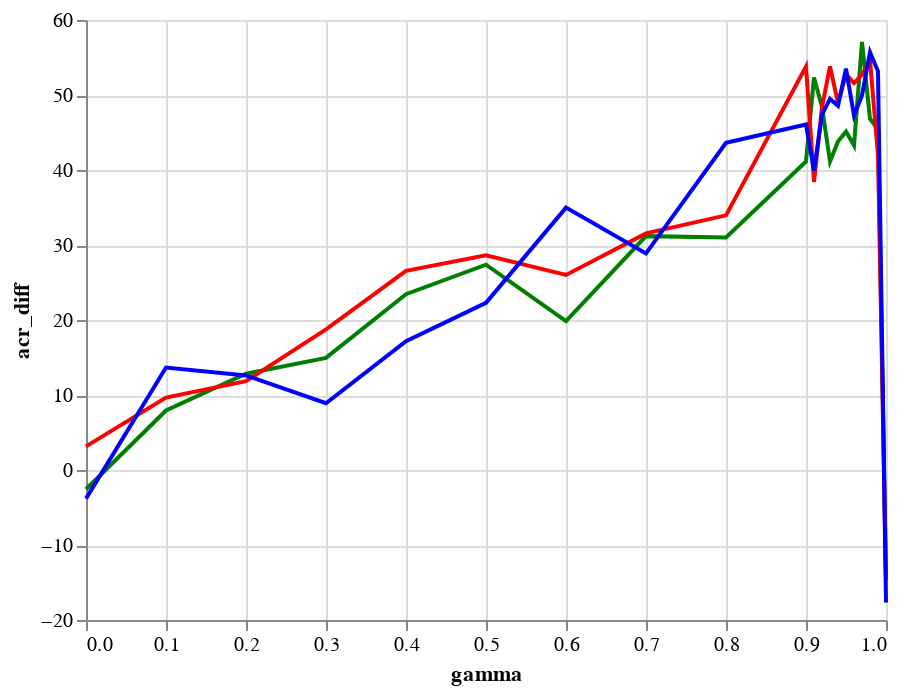

Notebook cell for this chart:
### Code cell
chi_line_df = filter(chi_df, "chi", 0.0002)
alpha_line_df = filter(alpha_df, "alpha", 0.0002)
eps_line_df = filter(eps_df, "eps", 0.0002)

chi_line = alt.Chart(chi_line_df).mark_line(color="green").encode(
    x="gamma",
    y="acr_diff"
)
alpha_line = alt.Chart(alpha_line_df).mark_line(color="red").encode(
    x="gamma",
    y="acr_diff"
)
eps_line = alt.Chart(eps_line_df).mark_line(color="blue").encode(
    x="gamma",
    y="acr_diff"
)
chi_line + alpha_line + eps_line

### Figure 1 — Vega-Lite specification as saved in the notebook (floating-point values rounded to 4 significant figures)
{"config": {"view": {"continuousWidth": 400, "continuousHeight": 300}}, "layer": [{"data": {"name": "data-1c0d78c1747f76cb8bba69b704fc9239"}, "mark": {"type": "line", "color": "green"}, "encoding": {"x": {"field": "gamma", "type": "quantitative"}, "y": {"field": "acr_diff", "type": "quantitative"}}}, {"data": {"name": "data-1115a371316e93584c5ac3389d9a1d93"}, "mark": {"type": "line", "color": "red"}, "encoding": {"x": {"field": "gamma", "type": "quantitative"}, "y": {"field": "acr_diff", "type": "quantitative"}}}, {"data": {"name": "data-cbfe0428b1d2e9d43cd279a766e36b4b"}, "mark": {"type": "line", "color": "blue"}, "encoding": {"x": {"field": "gamma", "type": "quantitative"}, "y": {"field": "acr_diff", "type": "quantitative"}}}], "$schema": "https://vega.github.io/schema/vega-lite/v4.17.0.json", "datasets": {"data-1c0d78c1747f76cb8bba69b704fc9239": [{"gamma": 0.0, "chi": 0.0002, "acr_diff": -2.57}, {"gamma": 0.1, "chi": 0.0002, "acr_diff": 7.929}, {"gamma": 0.2, "chi": 0.0002, "acr_diff": 12.84}, {"gamma": 0.3, "chi": 0.0002, "acr_diff": 14.94}, {"gamma": 0.4, "chi": 0.0002, "acr_diff": 23.44}, {"gamma": 0.5, "chi": 0.0002, "acr_diff": 27.37}, {"gamma": 0.6, "chi": 0.0002, "acr_diff": 19.85}, {"gamma": 0.7, "chi": 0.0002, "acr_diff": 31.18}, {"gamma": 0.8, "chi": 0.0002, "acr_diff": 31.0}, {"gamma": 0.9, "chi": 0.0002, "acr_diff": 41.13}, {"gamma": 1.0, "chi": 0.0002, "acr_diff": -14.12}, {"gamma": 0.91, "chi": 0.0002, "acr_diff": 52.33}, {"gamma": 0.92, "chi": 0.0002, "acr_diff": 48.41}, {"gamma": 0.93, "chi": 0.0002, "acr_diff": 41.13}, {"gamma": 0.94, "chi": 0.0002, "acr_diff": 43.8}, {"gamma": 0.95, "chi": 0.0002, "acr_diff": 45.13}, {"gamma": 0.96, "chi": 0.0002, "acr_diff": 43.29}, {"gamma": 0.97, "chi": 0.0002, "acr_diff": 57.07}, {"gamma": 0.98, "chi": 0.0002, "acr_diff": 46.84}, {"gamma": 0.99, "chi": 0.0002, "acr_diff": 45.39}], "data-1115a371316e93584c5ac3389d9a1d93": [{"gamma": 0.8, "alpha": 0.0002, "acr_diff": 33.96}, {"gamma": 0.0, "alpha": 0.0002, "acr_diff": 3.154}, {"gamma": 0.1, "alpha": 0.0002, "acr_diff": 9.652}, {"gamma": 0.2, "alpha": 0.0002, "acr_diff": 11.85}, {"gamma": 0.3, "alpha": 0.0002, "acr_diff": 18.76}, {"gamma": 0.4, "alpha": 0.0002, "acr_diff": 26.56}, {"gamma": 0.5, "alpha": 0.0002, "acr_diff": 28.62}, {"gamma": 0.6, "alpha": 0.0002, "acr_diff": 26.0}, {"gamma": 0.7, "alpha": 0.0002, "acr_diff": 31.54}, {"gamma": 0.9, "alpha": 0.0002, "acr_diff": 53.81}, {"gamma": 1.0, "alpha": 0.0002, "acr_diff": -14.68}, {"gamma": 0.91, "alpha": 0.0002, "acr_diff": 38.4}, {"gamma": 0.92, "alpha": 0.0002, "acr_diff": 48.4}, {"gamma": 0.93, "alpha": 0.0002, "acr_diff": 53.82}, {"gamma": 0.94, "alpha": 0.0002, "acr_diff": 48.92}, {"gamma": 0.95, "alpha": 0.0002, "acr_diff": 52.77}, {"gamma": 0.96, "alpha": 0.0002, "acr_diff": 51.59}, {"gamma": 0.97, "alpha": 0.0002, "acr_diff": 52.73}, {"gamma": 0.98, "alpha": 0.0002, "acr_diff": 54.61}, {"gamma": 0.99, "alpha": 0.0002, "acr_diff": 42.03}], "data-cbfe0428b1d2e9d43cd279a766e36b4b": [{"gamma": 0.0, "eps": 0.0002, "acr_diff": -3.822}, {"gamma": 0.1, "eps": 0.0002, "acr_diff": 13.66}, {"gamma": 0.2, "eps": 0.0002, "acr_diff": 12.61}, {"gamma": 0.3, "eps": 0.0002, "acr_diff": 8.905}, {"gamma": 0.4, "eps": 0.0002, "acr_diff": 17.18}, {"gamma": 0.5, "eps": 0.0002, "acr_diff": 22.28}, {"gamma": 0.6, "eps": 0.0002, "acr_diff": 34.99}, {"gamma": 0.7, "eps": 0.0002, "acr_diff": 28.88}, {"gamma": 0.8, "eps": 0.0002, "acr_diff": 43.62}, {"gamma": 0.9, "eps": 0.0002, "acr_diff": 46.07}, {"gamma": 1.0, "eps": 0.0002, "acr_diff": -17.67}, {"gamma": 0.91, "eps": 0.0002, "acr_diff": 39.9}, {"gamma": 0.92, "eps": 0.0002, "acr_diff": 47.37}, {"gamma": 0.93, "eps": 0.0002, "acr_diff": 49.48}, {"gamma": 0.94, "eps": 0.0002, "acr_diff": 48.57}, {"gamma": 0.95, "eps": 0.0002, "acr_diff": 53.51}, {"gamma": 0.96, "eps": 0.0002, "acr_diff": 47.29}, {"gamma": 0.97, "eps": 0.0002, "acr_diff": 49.93}, {"gamma": 0.98, "eps": 0.0002, "acr_diff": 55.71}, {"gamma": 0.99, "eps": 0.0002, "acr_diff": 53.15}]}}
